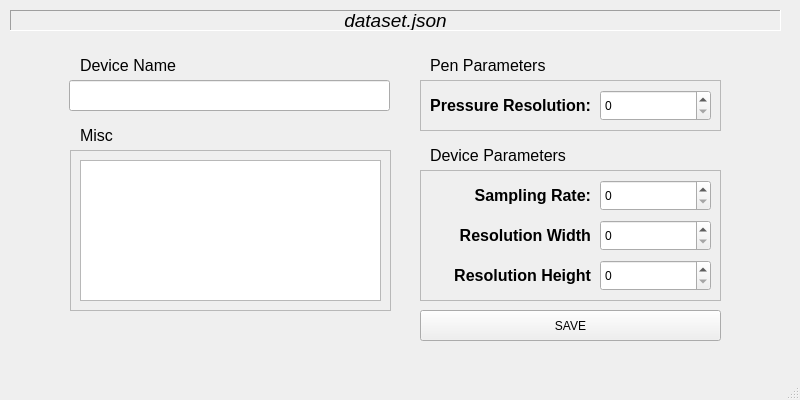
<?xml version="1.0" encoding="UTF-8"?>
<ui version="4.0">
 <class>MainWindow</class>
 <widget class="QMainWindow" name="MainWindow">
  <property name="geometry">
   <rect>
    <x>0</x>
    <y>0</y>
    <width>800</width>
    <height>400</height>
   </rect>
  </property>
  <property name="windowTitle">
   <string>MainWindow</string>
  </property>
  <widget class="QWidget" name="centralwidget">
   <widget class="QLabel" name="filename_label">
    <property name="geometry">
     <rect>
      <x>10</x>
      <y>10</y>
      <width>771</width>
      <height>21</height>
     </rect>
    </property>
    <property name="font">
     <font>
      <pointsize>14</pointsize>
      <italic>true</italic>
     </font>
    </property>
    <property name="frameShape">
     <enum>QFrame::Panel</enum>
    </property>
    <property name="frameShadow">
     <enum>QFrame::Sunken</enum>
    </property>
    <property name="text">
     <string>dataset.json</string>
    </property>
    <property name="alignment">
     <set>Qt::AlignCenter</set>
    </property>
   </widget>
   <widget class="QLabel" name="device_name_label">
    <property name="geometry">
     <rect>
      <x>80</x>
      <y>50</y>
      <width>111</width>
      <height>31</height>
     </rect>
    </property>
    <property name="font">
     <font>
      <pointsize>12</pointsize>
      <weight>50</weight>
      <bold>false</bold>
     </font>
    </property>
    <property name="text">
     <string>Device Name</string>
    </property>
    <property name="alignment">
     <set>Qt::AlignLeading|Qt::AlignLeft|Qt::AlignVCenter</set>
    </property>
   </widget>
   <widget class="QLineEdit" name="device_name_value">
    <property name="geometry">
     <rect>
      <x>69</x>
      <y>80</y>
      <width>321</width>
      <height>31</height>
     </rect>
    </property>
   </widget>
   <widget class="QFrame" name="device_frame">
    <property name="geometry">
     <rect>
      <x>420</x>
      <y>170</y>
      <width>301</width>
      <height>131</height>
     </rect>
    </property>
    <property name="frameShape">
     <enum>QFrame::StyledPanel</enum>
    </property>
    <property name="frameShadow">
     <enum>QFrame::Raised</enum>
    </property>
    <widget class="QLabel" name="resolution_width_label">
     <property name="geometry">
      <rect>
       <x>10</x>
       <y>50</y>
       <width>161</width>
       <height>31</height>
      </rect>
     </property>
     <property name="font">
      <font>
       <pointsize>12</pointsize>
       <weight>75</weight>
       <bold>true</bold>
      </font>
     </property>
     <property name="text">
      <string>Resolution Width</string>
     </property>
     <property name="alignment">
      <set>Qt::AlignRight|Qt::AlignTrailing|Qt::AlignVCenter</set>
     </property>
    </widget>
    <widget class="QLabel" name="sampling_rate_label">
     <property name="geometry">
      <rect>
       <x>10</x>
       <y>10</y>
       <width>161</width>
       <height>31</height>
      </rect>
     </property>
     <property name="font">
      <font>
       <pointsize>12</pointsize>
       <weight>75</weight>
       <bold>true</bold>
      </font>
     </property>
     <property name="text">
      <string>Sampling Rate:</string>
     </property>
     <property name="alignment">
      <set>Qt::AlignRight|Qt::AlignTrailing|Qt::AlignVCenter</set>
     </property>
    </widget>
    <widget class="QSpinBox" name="resolution_height_spinBox">
     <property name="geometry">
      <rect>
       <x>180</x>
       <y>90</y>
       <width>111</width>
       <height>31</height>
      </rect>
     </property>
     <property name="maximum">
      <number>999999</number>
     </property>
    </widget>
    <widget class="QLabel" name="resolution_height_label">
     <property name="geometry">
      <rect>
       <x>10</x>
       <y>90</y>
       <width>161</width>
       <height>31</height>
      </rect>
     </property>
     <property name="font">
      <font>
       <pointsize>12</pointsize>
       <weight>75</weight>
       <bold>true</bold>
      </font>
     </property>
     <property name="text">
      <string>Resolution Height</string>
     </property>
     <property name="alignment">
      <set>Qt::AlignRight|Qt::AlignTrailing|Qt::AlignVCenter</set>
     </property>
    </widget>
    <widget class="QSpinBox" name="sampling_rate_spinBox">
     <property name="geometry">
      <rect>
       <x>180</x>
       <y>10</y>
       <width>111</width>
       <height>31</height>
      </rect>
     </property>
     <property name="maximum">
      <number>999999</number>
     </property>
    </widget>
    <widget class="QSpinBox" name="resolution_width_spinBox">
     <property name="geometry">
      <rect>
       <x>180</x>
       <y>50</y>
       <width>111</width>
       <height>31</height>
      </rect>
     </property>
     <property name="maximum">
      <number>999999</number>
     </property>
    </widget>
   </widget>
   <widget class="QLabel" name="device_params_label">
    <property name="geometry">
     <rect>
      <x>430</x>
      <y>140</y>
      <width>141</width>
      <height>31</height>
     </rect>
    </property>
    <property name="font">
     <font>
      <pointsize>12</pointsize>
      <weight>50</weight>
      <bold>false</bold>
     </font>
    </property>
    <property name="text">
     <string>Device Parameters</string>
    </property>
    <property name="alignment">
     <set>Qt::AlignLeading|Qt::AlignLeft|Qt::AlignVCenter</set>
    </property>
   </widget>
   <widget class="QFrame" name="pen_frame">
    <property name="geometry">
     <rect>
      <x>420</x>
      <y>80</y>
      <width>301</width>
      <height>51</height>
     </rect>
    </property>
    <property name="frameShape">
     <enum>QFrame::StyledPanel</enum>
    </property>
    <property name="frameShadow">
     <enum>QFrame::Raised</enum>
    </property>
    <widget class="QLabel" name="pressure_label">
     <property name="geometry">
      <rect>
       <x>10</x>
       <y>10</y>
       <width>161</width>
       <height>31</height>
      </rect>
     </property>
     <property name="font">
      <font>
       <pointsize>12</pointsize>
       <weight>75</weight>
       <bold>true</bold>
      </font>
     </property>
     <property name="text">
      <string>Pressure Resolution:</string>
     </property>
     <property name="alignment">
      <set>Qt::AlignRight|Qt::AlignTrailing|Qt::AlignVCenter</set>
     </property>
    </widget>
    <widget class="QSpinBox" name="pressure_spinBox">
     <property name="geometry">
      <rect>
       <x>180</x>
       <y>10</y>
       <width>111</width>
       <height>31</height>
      </rect>
     </property>
     <property name="maximum">
      <number>999999</number>
     </property>
    </widget>
   </widget>
   <widget class="QLabel" name="pen_params_label">
    <property name="geometry">
     <rect>
      <x>430</x>
      <y>50</y>
      <width>131</width>
      <height>31</height>
     </rect>
    </property>
    <property name="font">
     <font>
      <pointsize>12</pointsize>
      <weight>50</weight>
      <bold>false</bold>
     </font>
    </property>
    <property name="text">
     <string>Pen Parameters</string>
    </property>
    <property name="alignment">
     <set>Qt::AlignLeading|Qt::AlignLeft|Qt::AlignVCenter</set>
    </property>
   </widget>
   <widget class="QFrame" name="misc_frame">
    <property name="geometry">
     <rect>
      <x>70</x>
      <y>150</y>
      <width>321</width>
      <height>161</height>
     </rect>
    </property>
    <property name="frameShape">
     <enum>QFrame::StyledPanel</enum>
    </property>
    <property name="frameShadow">
     <enum>QFrame::Raised</enum>
    </property>
    <widget class="QTextEdit" name="misc_textEdit">
     <property name="geometry">
      <rect>
       <x>10</x>
       <y>10</y>
       <width>301</width>
       <height>141</height>
      </rect>
     </property>
    </widget>
   </widget>
   <widget class="QLabel" name="misc_label">
    <property name="geometry">
     <rect>
      <x>80</x>
      <y>120</y>
      <width>131</width>
      <height>31</height>
     </rect>
    </property>
    <property name="font">
     <font>
      <pointsize>12</pointsize>
      <weight>50</weight>
      <bold>false</bold>
     </font>
    </property>
    <property name="text">
     <string>Misc</string>
    </property>
    <property name="alignment">
     <set>Qt::AlignLeading|Qt::AlignLeft|Qt::AlignVCenter</set>
    </property>
   </widget>
   <widget class="QPushButton" name="save_button">
    <property name="geometry">
     <rect>
      <x>420</x>
      <y>310</y>
      <width>301</width>
      <height>31</height>
     </rect>
    </property>
    <property name="text">
     <string>SAVE</string>
    </property>
   </widget>
  </widget>
  <widget class="QMenuBar" name="menubar">
   <property name="geometry">
    <rect>
     <x>0</x>
     <y>0</y>
     <width>800</width>
     <height>25</height>
    </rect>
   </property>
  </widget>
  <widget class="QStatusBar" name="statusbar"/>
 </widget>
 <resources/>
 <connections/>
</ui>
